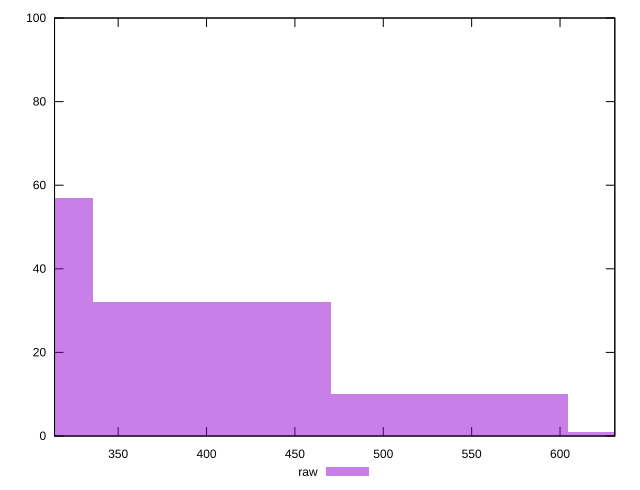

Reproduce this figure in gnuplot.
reset

$raw <<EOF
671.93099914478 1
268.772399657912 57
403.15859948686796 32
537.544799315824 10
EOF

set key outside below
set boxwidth 134.386199828956
set xrange [314:631]
set yrange [0:100]
set trange [0:100]
set style fill transparent solid 0.5 noborder
set terminal svg size 640, 490 enhanced background rgb 'white'
set output "report_00018_2021-02-10T15-25-16.877Z/render-blocking-resources/samples/pages+cached+noadtech/raw/histogram.svg"

plot $raw title "raw" with boxes

reset
